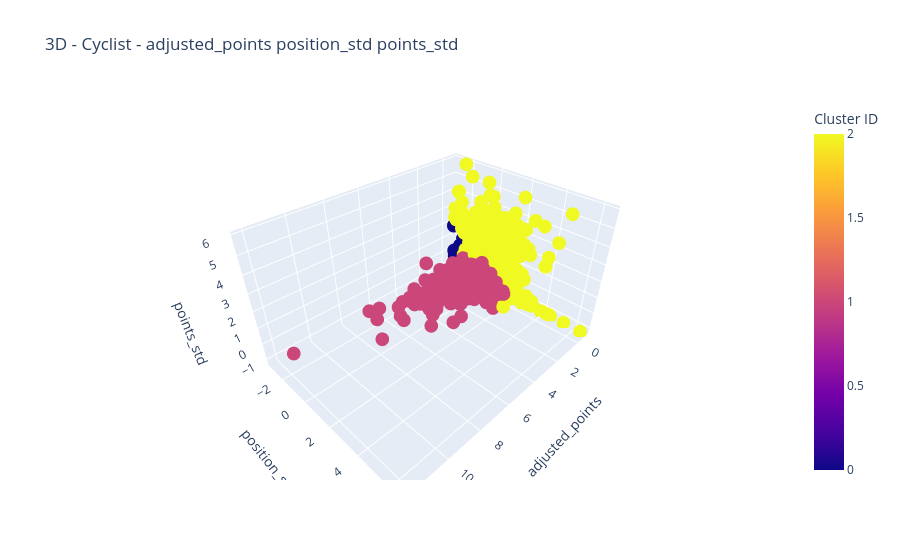

Notebook source saved alongside this figure:
### Markdown cell above
# Cyclist cluster - KMeans
### K = 4
### FEATURES: 'adjusted_points', 'position_std', 'points_std'

### Code cell
# Take dataset
with gzip.open('dataset/cyclist_nf.pkl', 'r') as file:
    cyclists = pkl.load(file)
# Features list to use
features = ['adjusted_points', 'position_std', 'points_std']
ut.clustering_K_means(cyclists, features, 15, 'Cyclist', False, True)

### Figure 1 — Plotly figure (JSON) as saved in the notebook; plotly's stock layout.template omitted (floating-point values rounded to 4 significant figures; data arrays with more than 128 entries replaced by an {"elided": "..."} marker saying what was removed)
{"data": [{"hovertemplate": "adjusted_points=%{x}<br>position_std=%{y}<br>points_std=%{z}<br>Cluster ID=%{marker.color}<extra></extra>", "legendgroup": "", "marker": {"color": {"elided": "4501 int values"}, "coloraxis": "coloraxis", "symbol": "circle"}, "mode": "markers", "name": "", "scene": "scene", "showlegend": false, "type": "scatter3d", "x": {"elided": "4501 float values"}, "y": {"elided": "4501 float values"}, "z": {"elided": "4501 float values"}}], "layout": {"coloraxis": {"colorbar": {"title": {"text": "Cluster ID"}}, "colorscale": [[0, "#0d0887"], [0.1111, "#46039f"], [0.2222, "#7201a8"], [0.3333, "#9c179e"], [0.4444, "#bd3786"], [0.5556, "#d8576b"], [0.6667, "#ed7953"], [0.7778, "#fb9f3a"], [0.8889, "#fdca26"], [1, "#f0f921"]]}, "legend": {"title": {"text": "Cluster ID"}, "tracegroupgap": 0, "x": 1, "y": 1}, "scene": {"domain": {"x": [0, 1], "y": [0, 1]}, "xaxis": {"title": {"text": "adjusted_points"}}, "yaxis": {"title": {"text": "position_std"}}, "zaxis": {"title": {"text": "points_std"}}}, "title": {"text": "3D - Cyclist - adjusted_points position_std points_std "}}}
